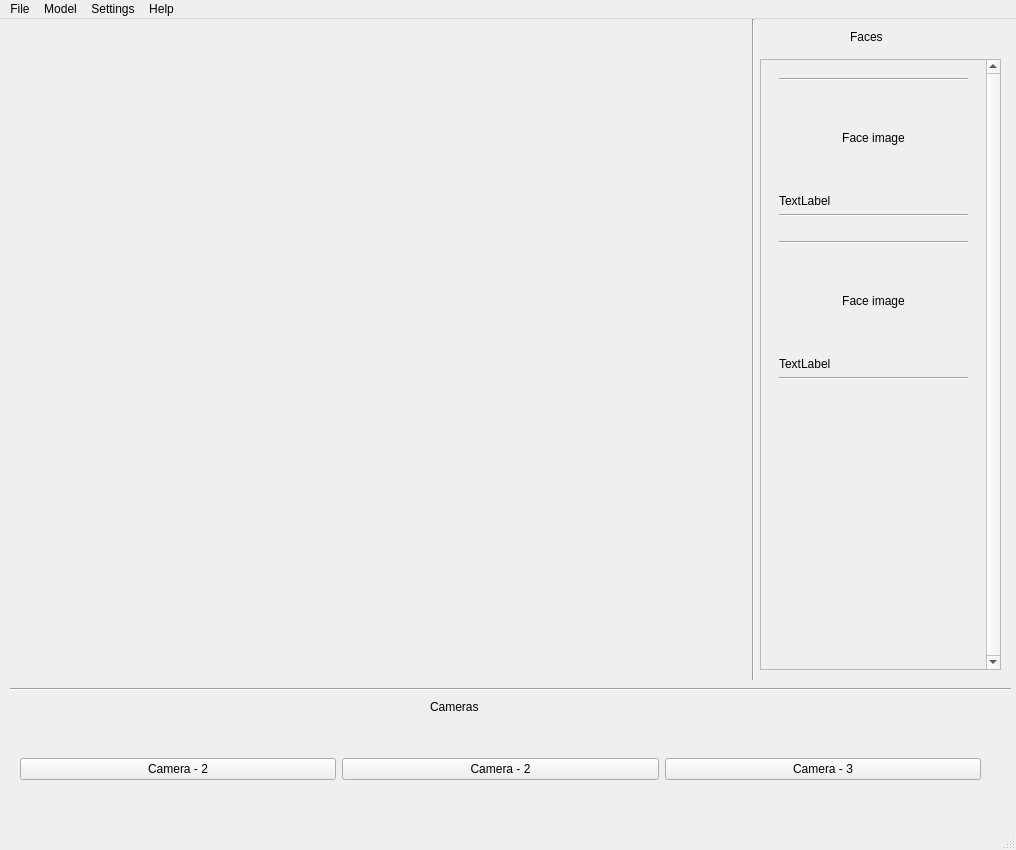
<?xml version="1.0" encoding="UTF-8"?>
<ui version="4.0">
 <class>MainWindow</class>
 <widget class="QMainWindow" name="MainWindow">
  <property name="geometry">
   <rect>
    <x>0</x>
    <y>0</y>
    <width>1016</width>
    <height>850</height>
   </rect>
  </property>
  <property name="windowTitle">
   <string>MainWindow</string>
  </property>
  <widget class="QWidget" name="centralwidget">
   <widget class="Line" name="line">
    <property name="geometry">
     <rect>
      <x>743</x>
      <y>0</y>
      <width>20</width>
      <height>661</height>
     </rect>
    </property>
    <property name="orientation">
     <enum>Qt::Vertical</enum>
    </property>
   </widget>
   <widget class="QLabel" name="frame_label">
    <property name="geometry">
     <rect>
      <x>14</x>
      <y>15</y>
      <width>711</width>
      <height>631</height>
     </rect>
    </property>
    <property name="text">
     <string/>
    </property>
   </widget>
   <widget class="Line" name="line_2">
    <property name="geometry">
     <rect>
      <x>10</x>
      <y>660</y>
      <width>1001</width>
      <height>20</height>
     </rect>
    </property>
    <property name="orientation">
     <enum>Qt::Horizontal</enum>
    </property>
   </widget>
   <widget class="QLabel" name="label">
    <property name="geometry">
     <rect>
      <x>430</x>
      <y>680</y>
      <width>55</width>
      <height>16</height>
     </rect>
    </property>
    <property name="text">
     <string>Cameras</string>
    </property>
   </widget>
   <widget class="QLabel" name="label_2">
    <property name="geometry">
     <rect>
      <x>850</x>
      <y>10</y>
      <width>55</width>
      <height>16</height>
     </rect>
    </property>
    <property name="text">
     <string>Faces</string>
    </property>
   </widget>
   <widget class="QWidget" name="horizontalLayoutWidget">
    <property name="geometry">
     <rect>
      <x>20</x>
      <y>710</y>
      <width>961</width>
      <height>80</height>
     </rect>
    </property>
    <layout class="QHBoxLayout" name="horizontalLayout">
     <item>
      <widget class="QPushButton" name="pushButton_3">
       <property name="text">
        <string>Camera - 2</string>
       </property>
      </widget>
     </item>
     <item>
      <widget class="QPushButton" name="pushButton_2">
       <property name="text">
        <string>Camera - 2</string>
       </property>
      </widget>
     </item>
     <item>
      <widget class="QPushButton" name="pushButton">
       <property name="text">
        <string>Camera - 3</string>
       </property>
      </widget>
     </item>
    </layout>
   </widget>
   <widget class="QScrollArea" name="scrollArea">
    <property name="geometry">
     <rect>
      <x>760</x>
      <y>40</y>
      <width>241</width>
      <height>611</height>
     </rect>
    </property>
    <property name="sizePolicy">
     <sizepolicy hsizetype="Expanding" vsizetype="Fixed">
      <horstretch>0</horstretch>
      <verstretch>0</verstretch>
     </sizepolicy>
    </property>
    <property name="verticalScrollBarPolicy">
     <enum>Qt::ScrollBarAlwaysOn</enum>
    </property>
    <property name="widgetResizable">
     <bool>true</bool>
    </property>
    <widget class="QWidget" name="scrollAreaWidgetContents">
     <property name="geometry">
      <rect>
       <x>0</x>
       <y>0</y>
       <width>218</width>
       <height>609</height>
      </rect>
     </property>
     <layout class="QVBoxLayout" name="verticalLayout">
      <item>
       <widget class="QWidget" name="widget" native="true">
        <layout class="QVBoxLayout" name="verticalLayout_2">
         <item>
          <widget class="Line" name="line_4">
           <property name="orientation">
            <enum>Qt::Horizontal</enum>
           </property>
          </widget>
         </item>
         <item>
          <widget class="QLabel" name="face_1">
           <property name="minimumSize">
            <size>
             <width>151</width>
             <height>101</height>
            </size>
           </property>
           <property name="text">
            <string>Face image</string>
           </property>
           <property name="alignment">
            <set>Qt::AlignCenter</set>
           </property>
          </widget>
         </item>
         <item>
          <widget class="QLabel" name="label_6">
           <property name="text">
            <string>TextLabel</string>
           </property>
          </widget>
         </item>
         <item>
          <widget class="Line" name="line_3">
           <property name="orientation">
            <enum>Qt::Horizontal</enum>
           </property>
          </widget>
         </item>
        </layout>
       </widget>
      </item>
      <item>
       <widget class="QWidget" name="widget_2" native="true">
        <layout class="QVBoxLayout" name="verticalLayout_3">
         <item>
          <widget class="Line" name="line_5">
           <property name="orientation">
            <enum>Qt::Horizontal</enum>
           </property>
          </widget>
         </item>
         <item>
          <widget class="QLabel" name="label_7">
           <property name="minimumSize">
            <size>
             <width>151</width>
             <height>101</height>
            </size>
           </property>
           <property name="text">
            <string>Face image</string>
           </property>
           <property name="alignment">
            <set>Qt::AlignCenter</set>
           </property>
          </widget>
         </item>
         <item>
          <widget class="QLabel" name="label_8">
           <property name="text">
            <string>TextLabel</string>
           </property>
          </widget>
         </item>
         <item>
          <widget class="Line" name="line_6">
           <property name="orientation">
            <enum>Qt::Horizontal</enum>
           </property>
          </widget>
         </item>
        </layout>
       </widget>
      </item>
      <item>
       <spacer name="verticalSpacer">
        <property name="orientation">
         <enum>Qt::Vertical</enum>
        </property>
        <property name="sizeHint" stdset="0">
         <size>
          <width>20</width>
          <height>40</height>
         </size>
        </property>
       </spacer>
      </item>
     </layout>
    </widget>
   </widget>
  </widget>
  <widget class="QMenuBar" name="menubar">
   <property name="geometry">
    <rect>
     <x>0</x>
     <y>0</y>
     <width>1016</width>
     <height>26</height>
    </rect>
   </property>
   <widget class="QMenu" name="menuFile">
    <property name="title">
     <string>File</string>
    </property>
    <addaction name="separator"/>
   </widget>
   <widget class="QMenu" name="menutest">
    <property name="title">
     <string>Model</string>
    </property>
    <addaction name="separator"/>
    <addaction name="actionShow_faces"/>
    <addaction name="actionAdd_face"/>
    <addaction name="actionRemove_Face"/>
   </widget>
   <widget class="QMenu" name="menuSettings">
    <property name="title">
     <string>Settings</string>
    </property>
    <widget class="QMenu" name="menuCamera">
     <property name="title">
      <string>Camera...</string>
     </property>
     <addaction name="actionAdd"/>
     <addaction name="actionDelete"/>
    </widget>
    <addaction name="menuCamera"/>
    <addaction name="actionVideo"/>
   </widget>
   <widget class="QMenu" name="menuHelp">
    <property name="title">
     <string>Help</string>
    </property>
    <addaction name="actionReadme"/>
    <addaction name="actionAuthor"/>
   </widget>
   <addaction name="menuFile"/>
   <addaction name="menutest"/>
   <addaction name="menuSettings"/>
   <addaction name="menuHelp"/>
  </widget>
  <widget class="QStatusBar" name="statusbar"/>
  <action name="actionShow_faces">
   <property name="text">
    <string>Show faces</string>
   </property>
  </action>
  <action name="actionAdd_face">
   <property name="text">
    <string>Add face</string>
   </property>
  </action>
  <action name="actionRemove_Face">
   <property name="text">
    <string>Remove Face</string>
   </property>
  </action>
  <action name="actionVideo">
   <property name="text">
    <string>Video...</string>
   </property>
  </action>
  <action name="actionReadme">
   <property name="text">
    <string>Readme</string>
   </property>
  </action>
  <action name="actionAuthor">
   <property name="text">
    <string>Author</string>
   </property>
  </action>
  <action name="actionAdd">
   <property name="text">
    <string>Add</string>
   </property>
  </action>
  <action name="actionDelete">
   <property name="text">
    <string>Delete</string>
   </property>
  </action>
 </widget>
 <resources/>
 <connections/>
</ui>
